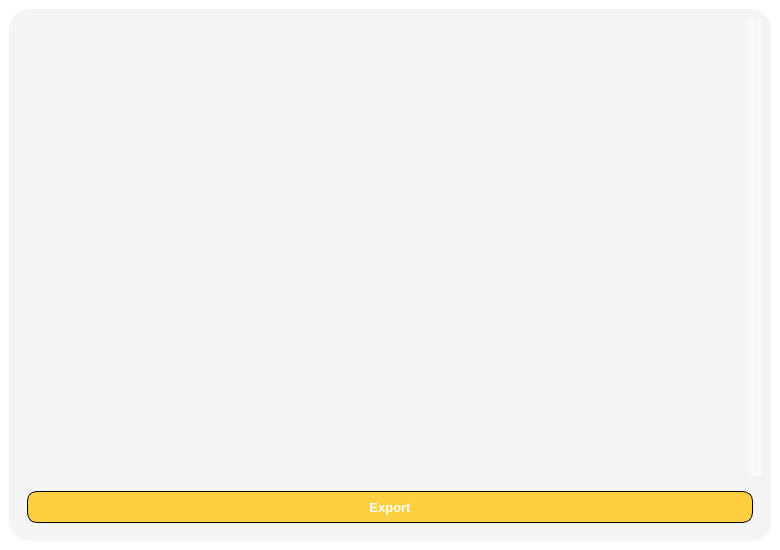
<?xml version="1.0" encoding="UTF-8"?>
<ui version="4.0">
 <class>MainWindow</class>
 <widget class="QMainWindow" name="MainWindow">
  <property name="geometry">
   <rect>
    <x>0</x>
    <y>0</y>
    <width>780</width>
    <height>550</height>
   </rect>
  </property>
  <property name="minimumSize">
   <size>
    <width>780</width>
    <height>550</height>
   </size>
  </property>
  <property name="windowTitle">
   <string>MainWindow</string>
  </property>
  <property name="styleSheet">
   <string notr="true">padding: 0px;
border: 0px;
background-color: white;</string>
  </property>
  <widget class="QWidget" name="centralwidget">
   <layout class="QHBoxLayout" name="horizontalLayout">
    <item>
     <widget class="QWidget" name="widget_3" native="true">
      <property name="styleSheet">
       <string notr="true">border-radius: 20px;
background-color: #F4F4F4;</string>
      </property>
      <layout class="QVBoxLayout" name="verticalLayout_4">
       <item>
        <widget class="QListWidget" name="listWidget_2">
         <property name="font">
          <font>
           <pointsize>13</pointsize>
          </font>
         </property>
         <property name="styleSheet">
          <string notr="true">QListWidget{
	border: 0px;
	margin-top: 0px;
}

QListWidget::item {
	background-color: white;
	height: 60px;
	margin: 5px;
	margin-bottom: 10px;
	border-radius: 15px;
	padding-left: 15px;
	padding-right: 15px;
}

QListWidget::item::hover{
	background-color: rgb(250, 250, 250);
	color: black;
	height: 60px;
	margin: 5px;
	margin-bottom: 10px;
	border-radius: 15px;
	padding-left: 15px;
	padding-right: 15px;
}

QListWidget::item::selected{
	background-color: rgb(250, 250, 250);
	color: black;
	height: 60px;
	margin: 5px;
	margin-bottom: 10px;
	border-radius: 15px;
	padding-left: 15px;
	padding-right: 15px;
	border: 2px solid gray;
}</string>
         </property>
         <property name="verticalScrollBarPolicy">
          <enum>Qt::ScrollBarAlwaysOn</enum>
         </property>
         <property name="horizontalScrollBarPolicy">
          <enum>Qt::ScrollBarAlwaysOff</enum>
         </property>
        </widget>
       </item>
       <item>
        <widget class="QWidget" name="widget_4" native="true">
         <layout class="QHBoxLayout" name="horizontalLayout_3">
          <item>
           <widget class="QPushButton" name="pushButton_11">
            <property name="font">
             <font>
              <family>Segoe UI</family>
              <pointsize>10</pointsize>
              <weight>75</weight>
              <bold>true</bold>
             </font>
            </property>
            <property name="styleSheet">
             <string notr="true">QPushButton{
	border: 1px solid black;
	height: 30px;
	border-radius: 10px;
	background-color: #FFCE41;
	color: white;
}

QPushButton::hover{
	border: 2px solid black;
	height: 30px;
	border-radius: 10px;
	background-color: #FFCE41;
}

QPushButton::pressed{
	border: 2px solid black;
	height: 30px;
	border-radius: 10px;
	background-color: rgb(234, 188, 59);
}</string>
            </property>
            <property name="text">
             <string>Export</string>
            </property>
            <property name="icon">
             <iconset>
              <normaloff>../Image/new.png</normaloff>../Image/new.png</iconset>
            </property>
            <property name="iconSize">
             <size>
              <width>16</width>
              <height>16</height>
             </size>
            </property>
           </widget>
          </item>
         </layout>
        </widget>
       </item>
      </layout>
     </widget>
    </item>
   </layout>
  </widget>
 </widget>
 <resources/>
 <connections/>
</ui>
